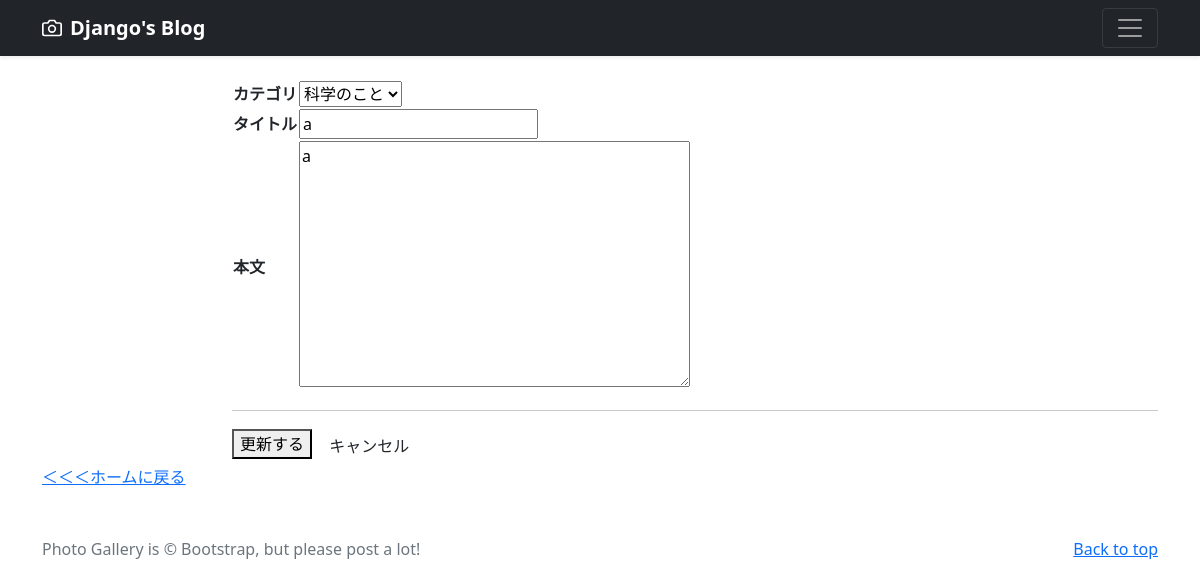
/blogapp/2/update/, run on the app's committed database.
### blogapp/models.py (models this page shows, shortened)
class BlogPost(models.Model):
    CATEGORY = (("science", "科学のこと"),
                ("dailylife", "日常のこと"),
                ("music", "音楽のこと"))
    user = models.ForeignKey(
        CustomUser,
        verbose_name='ユーザー',
        on_delete=models.CASCADE
        )
    title = models.CharField(
        verbose_name="タイトル",    #フィールドのタイトル
        max_length=200              #最大文字数は200
        )
    content = models.TextField(
        verbose_name="本文"         #フィールドのタイトル
        )
    posted_at = models.DateTimeField(
        verbose_name="投稿日時",    #フィールドのタイトル
        auto_now_add=True               #日時を自動追加
        )
    category = models.CharField(
        verbose_name="カテゴリ",    #フィールドのタイトル
        max_length=50,              #最大文字は50
        choices=CATEGORY            #categoryフィールドにはCATEGORyの要素のみを登録
        )

### blogapp/views.py (the view, shortened to what this page needs)
class BlogUpdateView(UpdateView):
    form_class = BlogPostForm
    model = BlogPost
    template_name ='blogapp_update.html'

### blogapp/forms.py
class BlogPostForm(ModelForm):
    class Meta:
        model = BlogPost
        fields = ['category', 'title', 'content']

### blogapp/templates/blogapp_update.html (shortened to what this page needs)
{% extends 'base3.html' %}
{% load static %}
    {% block contents %}
    <br>
    <div class="container">
        <div class="row">
            <div class="col offset-2">
                <form method="POST"
                    enctype="multipart/form-data">
                    <table>
                        <tr>
                            <th>カテゴリ</th>
                            <td>{{ form.category }}</td>
                        </tr>
                        <tr>
                            <th>タイトル</th>
                            <td>{{ form.title }}</td>
                        </tr>
                        <tr>
                            <th>本文</th>
                            <td>{{ form.content }}</td>
                        </tr>
                    </table>
                    <hr>
                    <div class="wrapperUpdateBtns">
                    <button type="submit">更新する</button>
                    <a class="btn btnCancel" href="{% url 'blogapp:blog_detail' object.pk %}">キャンセル</a>
                </form>
            </div>
        </div>
    </div>
    <a class="backToHome" href="{% url 'blogapp:t-blog' %}">＜＜＜ホームに戻る</a>
    {% endblock %}

### data on the page
BlogPost: category "科学のこと", title "a", content "a"
